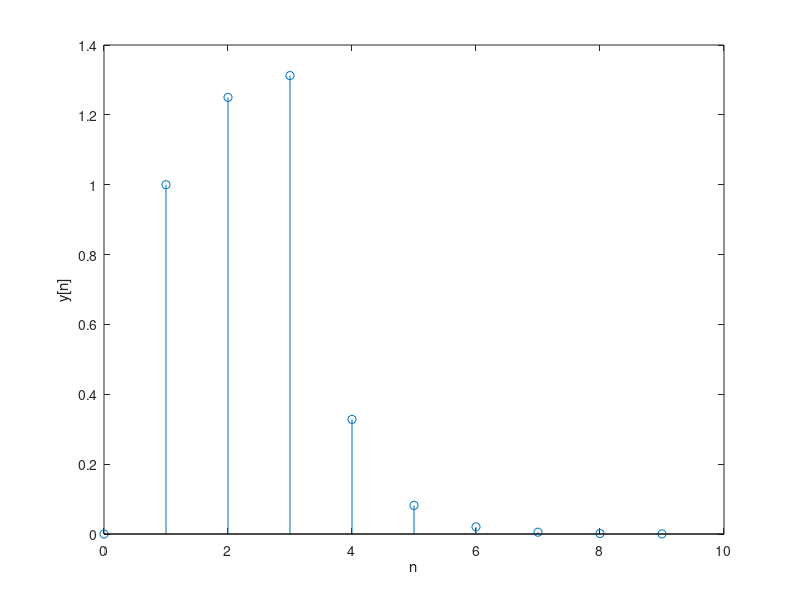

Here is the MATLAB script that generated this plot:
% ELEC342 LAB1, Part II Question 1


clc;
clear;

n = [0:9];

x = zeros(1,10);
x(2:4) = 1

for index = 1:10
    if index == 1
        fn(index) = x(index)
    else
        fn(index) = x(index) + (1/4)*fn(index-1)
    end
end

stem(n,fn)
xlabel(' n ')
ylabel(' y[n] ')
